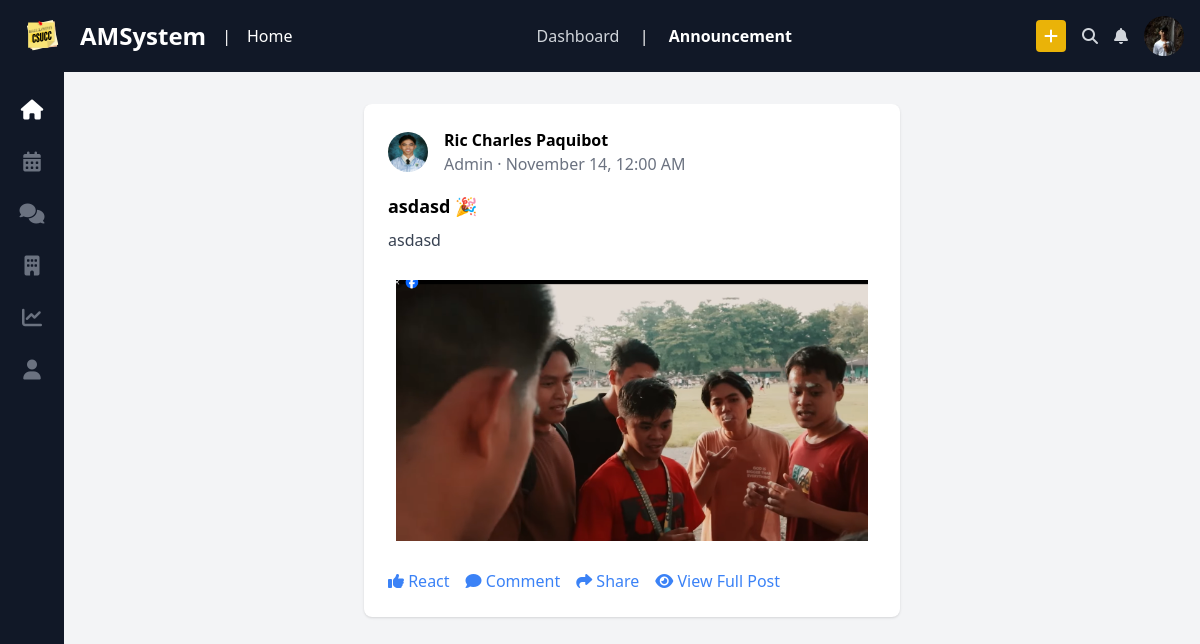
The page /posts/50 (signed in) on the database its author committed.
### tables this page shows
CREATE TABLE `pinned_posts` (
  `pinned_id` int(11) NOT NULL,
  `post_id` int(11) DEFAULT NULL,
  `pinned_date` date DEFAULT NULL
);

CREATE TABLE `users` (
  `user_id` int(11) NOT NULL,
  `id_number` varchar(20) NOT NULL,
  `first_name` varchar(50) NOT NULL,
  `last_name` varchar(50) NOT NULL,
  `middle_initial` char(1) DEFAULT NULL,
  `email` varchar(100) NOT NULL,
  `password` varchar(255) NOT NULL,
  `department_id` int(11) DEFAULT NULL,
  `program_id` int(11) DEFAULT NULL,
  `contact_number` varchar(15) DEFAULT NULL,
  `address_purok` varchar(50) DEFAULT NULL,
  `address_barangay` varchar(50) DEFAULT NULL,
  `address_city` varchar(50) DEFAULT NULL,
  `address_zip` varchar(10) DEFAULT NULL,
  `address_province` varchar(50) DEFAULT NULL,
  `gender` enum('Male','Female','Other') DEFAULT NULL,
  `role_id` int(11) DEFAULT NULL,
  `photo` varchar(255) NOT NULL,
  `created_at` timestamp NOT NULL DEFAULT current_timestamp()
);

CREATE TABLE `roles` (
  `role_id` int(11) NOT NULL,
  `role_name` varchar(50) NOT NULL
);

CREATE TABLE `posts` (
  `post_id` int(11) NOT NULL,
  `post_title` varchar(200) NOT NULL,
  `post_content` text NOT NULL,
  `post_when` date DEFAULT NULL,
  `user_id` int(11) DEFAULT NULL,
  `category_id` int(11) DEFAULT NULL,
  `images` varchar(255) NOT NULL,
  `created_at` timestamp NOT NULL DEFAULT current_timestamp()
);

### Controller/Views.php (called while the page is built)
<?php
class View {
    public static function render($view, $data = []) {
        extract($data);
        require "./Views/{$view}.php";
    }
}

### Controller/UsersController.php (called while the page is built, shortened)
<?php
require('./Model/UserModel.php');
class UsersController extends Users{
    public static function open_pinned_post($id) {
        $pinned_posts = Users::getPinnedPostPage($id);
        View::render("posts", ["pinned_posts" => $pinned_posts]);
    }
}

### index.php (called while the page is built, shortened)
<?php
require('./Controller/Views.php');
require('./Controller/Route.php');
$path = isset($_GET["path"]) ? $_GET["path"] : "";
Route::get('/posts/{id}', function($id) {
    require_once('./Controller/UsersController.php');
    UsersController::open_pinned_post($id);
});
$requestUri = "/".$path ;
Route::dispatch($requestUri);

### Model/UserModel.php (called while the page is built, shortened)
<?php
class Users extends Database {
    public static function getPinnedPostPage($id) {
        $db = new Database();
        $conn = $db->Connect();
        $stmt = $conn->prepare("SELECT pinned_posts.*, posts.*, users.*, programs.*, departments.*, roles.*, categories.*,
                                DATE_FORMAT(pinned_posts.pinned_date, '%d') AS date_only,
                                TIME_FORMAT(pinned_posts.pinned_date, '%h:%i %p') AS time_only,
                                MONTHNAME(pinned_posts.pinned_date) AS month_name
                                FROM pinned_posts
                                INNER JOIN posts ON pinned_posts.post_id = posts.post_id
                                INNER JOIN users ON posts.user_id = users.user_id
                                INNER JOIN programs ON users.program_id = programs.program_id
                                INNER JOIN departments ON users.department_id = departments.department_id
                                INNER JOIN roles ON users.role_id = roles.role_id
                                INNER JOIN categories ON posts.category_id = categories.category_id
                                WHERE pinned_posts.post_id = :post_id");
        $stmt->bindParam(":post_id", $id);
        if ($stmt->execute()) {
            $result = $stmt->fetch(PDO::FETCH_ASSOC);
            return $result ? $result : null;
        } else {
            return null;
        }
    }
}

### Views/posts.php (the view, shortened to what this page needs)
<!DOCTYPE html>
<html lang="en">
<head>
    <script src="https://cdn.tailwindcss.com"></script>
    <link rel="stylesheet" href="https://cdnjs.cloudflare.com/ajax/libs/font-awesome/6.4.2/css/all.min.css">
</head>
<body class="bg-gray-100">
    <header class="bg-gray-900 text-white p-4 flex justify-between items-center sticky top-0 z-50">
        <div class="flex items-center space-x-4">
            <img src="../assets/ams-logo.svg" alt="CSUCC logo" class="w-12">
            <h1 class="text-2xl font-bold">AMSystem</h1>
            <span class="mx-4">|</span>
            <p>Home</p>
        </div>
        <nav class="space-x-4">
            <a href="#" class="text-gray-300 hover:text-white">Dashboard</a>
            <span class="mx-4">|</span>
            <a href="#" class="text-white font-bold">Announcement</a>
        </nav>
        <div class="flex items-center space-x-4">
            <button class="bg-yellow-500 px-2 py-1 rounded">
                <i class="fa-solid fa-plus"></i>
            </button>
            <button class="text-gray-300"><i class="fa-solid fa-magnifying-glass"></i></button>
            <button class="text-gray-300"><i class="fa-solid fa-bell"></i></button>
            <img src="../assets/profile.jpg" alt="Profile" class="w-10 h-10 rounded-full">
        </div>
    </header>
    <main class="flex">
        <aside class="w-16 bg-gray-900 text-white flex flex-col items-center space-y-6 py-6 sticky top-14 h-screen">
            <a href="../home" class="text-white"><i class="fa-solid fa-house text-xl"></i></a>
            <a href="#" class="text-gray-500"><i class="fa-solid fa-calendar-days text-xl"></i></a>
            <a href="#" class="text-gray-500"><i class="fa-solid fa-comments text-xl"></i></a>
            <a href="#" class="text-gray-500"><i class="fa-solid fa-building text-xl"></i></a>
            <a href="#" class="text-gray-500"><i class="fa-solid fa-chart-line text-xl"></i></a>
            <a href="../dashboard" class="text-gray-500"><i class="fa-solid fa-user text-xl"></i></a>
        </aside>
        <section class="flex-1 p-8 flex space-x-8">
            <div class="flex-1 overflow-y-auto h-100vh">
                <div class="bg-white mx-auto w-1/2 p-6 rounded-lg shadow mb-6">
                    <div class="flex items-center space-x-4">
                        <img src="../<?=$pinned_posts["photo"]?>" alt="Profile" class="w-10 h-10 rounded-full">
                        <div>
                            <h3 class="font-bold"><a href="../user/<?=$pinned_posts["user_id"]?>"><?=$pinned_posts["first_name"]?> <?=$pinned_posts["last_name"]?></a></h3>
                            <p class="text-gray-500"><?=$pinned_posts["role_name"]?> · <?=$pinned_posts["month_name"]?> <?=$pinned_posts["date_only"]?>, <?=$pinned_posts["time_only"]?></p>
                        </div>
                    </div>
                    <h4 class="font-bold text-lg mt-4"><?=$pinned_posts["post_title"]?> 🎉</h4>
                    <div class="text-gray-700 mt-2"><?=$pinned_posts["post_content"]?></div>
                    <div class="my-5 p-2"><img src="../<?=$pinned_posts["images"]?>" onclick="viewImage('<?= '../'.$pinned_posts['images'] ?>')" alt="Image"></div>
                    <div class="flex items-center space-x-4 mt-4">
                        <button class="text-blue-500"><i class="fa-solid fa-thumbs-up"></i> React</button>
                        <button class="text-blue-500"><i class="fa-solid fa-comment"></i> Comment</button>
                        <button class="text-blue-500"><i class="fa-solid fa-share"></i> Share</button>
                        <button class="text-blue-500"><i class="fa-solid fa-eye"></i> View Full Post</button>
                    </div>
                </div>
            </div>
        </section>
    </main>
</body>
</html>

### Controller/Route.php (shortened to what this page needs)
<?php
class Route {
    private static $getRoutes = [];
    private static $postRoutes = [];
    public static function get($path, $callback) {
        self::$getRoutes[$path] = $callback;
    }
    public static function post($path, $callback) {
        self::$postRoutes[$path] = $callback;
    }
    public static function dispatch($requestUri) {
        $requestMethod = $_SERVER['REQUEST_METHOD'];
        $routes = $requestMethod === 'GET' ? self::$getRoutes : self::$postRoutes;
        foreach ($routes as $route => $callback) {
            $pattern = preg_replace('/\{[a-zA-Z0-9_]+\}/', '([a-zA-Z0-9_]+)', $route);
            $pattern = str_replace('/', '\/', $pattern);
            if (preg_match('/^' . $pattern . '$/', $requestUri, $matches)) {
                array_shift($matches);
                return call_user_func_array($callback, $matches);
            }
        }
    }
}

### rows shown on the page
pinned_posts: users.photo (placeholder picture), users.first_name "Ric Charles", users.last_name "Paquibot", roles.role_name "Admin", month_name "November", date_only "14", time_only "12:00 AM", post.post_title "asdasd", post.post_content "asdasd", post.images (picture)
